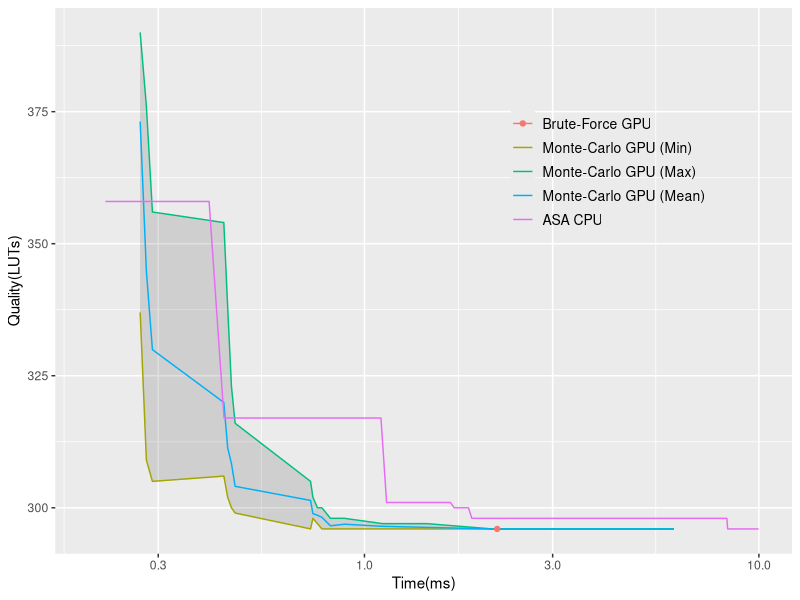

R code for this plot:
#!/usr/bin/Rscript

require(ggplot2)

m<-read.csv('quality_time.csv',header=T)

pdf(file="quality_time.pdf", height=3.5, width=5);


bf_data <- data.frame(x=m$bf_time,y=m$bf_cost)
mc_min_data <- data.frame(x=m$mc_time,y=m$mc_MIN)
mc_max_data <- data.frame(x=m$mc_time,y=m$mc_MAX)
mc_mean_data <- data.frame(x=m$mc_time,y=m$mc_GEOMEAN)
asa_data <- data.frame(x=m$asa_time,y=m$asa_best_cost)

df <- rbind(bf_data,mc_min_data,mc_max_data,mc_mean_data,asa_data)
df$dataset <- c(rep("A", nrow(bf_data)), rep("B1", nrow(mc_min_data)), rep("B2", nrow(mc_max_data)), rep("B3", nrow(mc_mean_data)), rep("C", nrow(asa_data)))

mc_max_data_perm<-mc_max_data[order(-mc_max_data$x),]
df1 <- rbind(mc_max_data_perm,mc_min_data)
df1$dataset <- c(rep("B1", nrow(mc_max_data_perm)), rep("B2", nrow(mc_min_data)))
df2<-na.omit(df1);
df3<-data.frame(x=df2$x,y=df2$y,dataset=df2$dataset)

p <- ggplot(data=df)+
	geom_polygon(data=df3,aes(x=x,y=y),alpha=0.15)+
	geom_line(aes(x=x,y=y,col=dataset,shape=dataset))+
	geom_point(aes(x=x,y=y,col=dataset,shape=dataset))+
	scale_colour_hue(name="",labels=c("Brute-Force GPU","Monte-Carlo GPU (Min)","Monte-Carlo GPU (Max)","Monte-Carlo GPU (Mean)","ASA CPU"))+
	scale_shape_manual(name="",labels=c("Brute-Force GPU","Monte-Carlo GPU (Min)","Monte-Carlo GPU (Max)","Monte-Carlo GPU (Mean)","ASA CPU"),values=c(19,NA,NA,NA,NA))+
	xlab("Time(ms)")+ylab("Quality(LUTs)")+scale_x_log10(limits=c(0.2,10));

p + theme(legend.position=c(0.75,0.7), legend.title=element_blank(),legend.background = element_blank(),legend.text=element_text(size=10));

